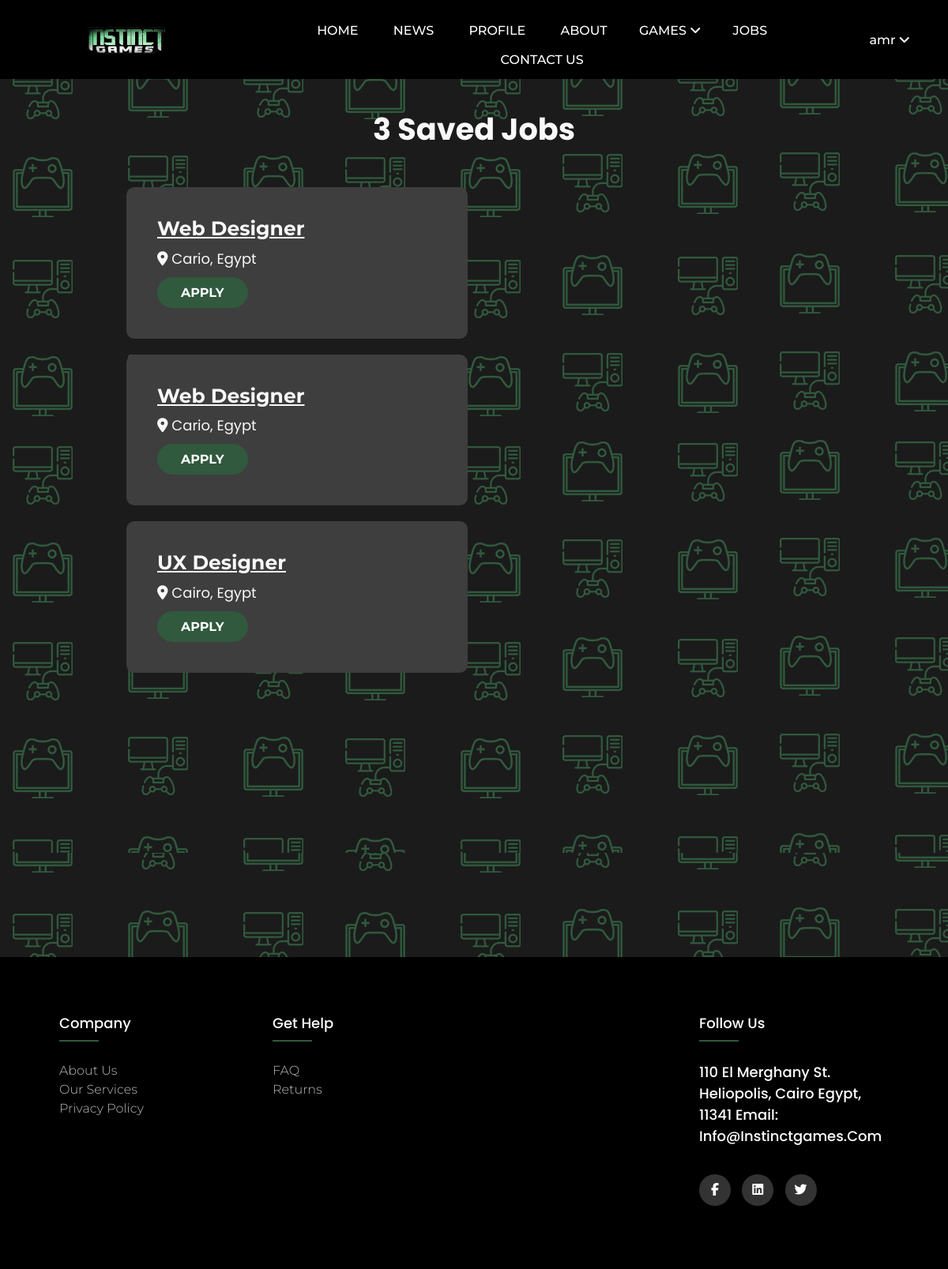
The app's page /SavedJobs.php (signed in) with its own data.
### tables this page shows
CREATE TABLE `users` (
  `id` int(11) UNSIGNED NOT NULL,
  `user_name` text NOT NULL,
  `name` text NOT NULL,
  `email` text NOT NULL,
  `password` text NOT NULL,
  `phone` text NOT NULL,
  `image` text NOT NULL,
  `type` int(11) NOT NULL
);

CREATE TABLE `saved_jobs` (
  `id` int(11) UNSIGNED NOT NULL,
  `user_id` int(11) UNSIGNED NOT NULL,
  `role_id` int(11) UNSIGNED NOT NULL
);

CREATE TABLE `roles` (
  `id` int(11) UNSIGNED NOT NULL,
  `job` varchar(128) NOT NULL,
  `location` varchar(128) NOT NULL
);

### SavedJobs.php (the view, shortened to what this page needs)
<?php
$servername = "localhost";
$username = "root";
$password = "";
$dbname = "instinct_games";
$conn = mysqli_connect($servername,$username,$password,$dbname);
$user_id = $_SESSION['user_id'];
$count = "SELECT count(id) AS cnt FROM saved_jobs WHERE user_id='$user_id'";
$rowCount = mysqli_query($conn,$count);
$Countt = mysqli_fetch_assoc($rowCount);
$sqll = "SELECT * FROM saved_jobs WHERE user_id='$user_id'";
$resultt = mysqli_query($conn,$sqll);
?>
<!DOCTYPE html>
<html lang="en">
<head>
    <link rel="stylesheet" href="layouts/css/style.css">
</head>
<body style="background-image: url('layouts/img/BG.png');">
<?php
include("includes/nav.php");
    ?>
<h3 style="font-weight: bold; color: #F9F9F9; font-size:38.25px;text-align: center; margin:35px; ">
    <span><?php echo $Countt['cnt']; ?> Saved Jobs</span>
</h3>
<div class="jcontainer">
    <div class="jrow">
        <?php
        while($row = mysqli_fetch_assoc($resultt)) {
            $role_id = $row['role_id'];
            $sqlll = "SELECT * FROM roles WHERE id='$role_id' LIMIT 1";
            $resulttt = mysqli_query($conn,$sqlll);
            $job = $resulttt->fetch_assoc();
        ?>
        <div class="jcards">
            <h3><a href="jobDescr.php"><?php echo $job['job']; ?></a></h3>
            <p> <i class="fas fa-map-marker-alt"></i> <?php echo $job['location']; ?></p>
            <a href="jobApply.php?id=<?php echo $row['id']; ?>&user=<?php echo $user_id; ?>"><button class="jbutton">APPLY</button></a>
        </div>
        <?php
        }
        ?>
    </div>
</div>
<div style="height: 300px;"></div>
<?php include("includes/footer.php");
    ?>
</body>
</html>

### includes/nav.php (shortened to what this page needs)
<head>
   <?php
   $servername = "localhost";
   $username = "root";
   $password = "";
   $dbname = "instinct_games";
   $conn = mysqli_connect($servername,$username,$password,$dbname);
      if(!empty($_SESSION['user_id']))
      {
         $user_id = $_SESSION['user_id'];
         $sql = "SELECT * FROM users WHERE id = '$user_id'";
         $result = mysqli_query($conn, $sql);
         $user = mysqli_fetch_assoc($result);
      }
    ?>
</head>
    <header>
        <div class="logo">
        <a href="index.php">
            <img class="" src="images/Bakaar.png" alt="logo">
            </a>
        </div>
        <nav>
            <ul class="nav_links">
                <li><a href="index.php">HOME</a></li>
                <li><a href="news1.php">NEWS</a></li>
                <?php
                  if(!empty($_SESSION['user_id'])) {
                     $userID = $_SESSION['user_id'];
                     print '
                     <li><a href="MyProfile.php?id='.$userID.'">PROFILE</a></li>
                     ';
                  }
                ?>
                <li><a href="Aboutus.php">ABOUT</a></li>
                <div class="dropdown-menu">
               <button class="menu-btn">GAMES <i class="fas fa-angle-down"></i></button>
</div>
                <li><a href="Jobs.php">JOBS</a></li>
                <li><a href="Contact Us.php">CONTACT US</a></li>
            </ul>
        </nav>
        <?php
         if(empty($_SESSION['user_id'])) {
            print '
            <a href="signin.php"><input type="submit" class="button" value="Log in" name="submit"></a>
            <a href="signup.php"><input type="submit" class="Register-button" value="Register" name="submit"></a>
            ';
         } else {
            $userName = $user['name'];
            echo "
            <div class='dropdown-menu' style='margin: 0 auto'>
            <button class='menu-btn'>".$userName."<i class='fas fa-angle-down'></i></button>
            <div class='menu-content'>
               <a class='links-hidden' styel='color:white' href='SavedJobs.php'>Saved Jobs</a>
               <a class='links-hidden' styel='color:white' href='index.php?signout='>Log Out</a>
            </div>
            </div>
            ";
         }
        ?>
    </header>
    </html>

### layouts/css/style.css (style rules this page uses)
* { margin: 0; padding: 0; box-sizing: border-box; }
body { background-color: #1b1b1b; color: white; box-sizing: border-box; }
li,a,button { font-family: "Montserrat",sans-serif; font-weight: 500; font-size: 16px; color: white; text-decoration: none; }
header { display: flex; justify-content: space-between; align-items: center; padding: 30px 10px; height: 100px; background-color: black; }
.logo { cursor:pointer; width: 300px; height: 100%; text-align: center; }
.logo img { width: 100px; height: 100%; }
nav { width:60%; margin: 0 auto; text-align: center; }
.nav_links { list-style: none; }
.nav_links li { display: inline-block; padding: 0px 20px; }
.nav_links li a { transition: all 0.3s ease 0s; }
.jcontainer { width:75%; margin-left: auto; margin-right: auto; }
.jrow { display:flex; flex-wrap: wrap; justify-content: space-between; width:100%; }
.jcards { background-color:#3e3e3e; border-radius:10px; border:none; width: 48%; margin: 10px; padding: 34px; }
.jcards h3 a { font-weight: bold; font-size:25px; margin:5px; text-decoration: underline; color: #F9F9F9; }
.jcards p { margin: 5px; font-size:18px; color: #F9F9F9; }
.jcards .jbutton { padding:10px 30px; border-radius: 30px; margin: 5px; border:none; color:white; font-weight: bold; background-color: #30593D; }

### includes/nav.php (style rules this page uses)
.menu-btn { background-color: #000; color: white; padding: 16px; font-family: "Montserrat",sans-serif;; border: none; }
.dropdown-menu { position: relative; display: inline-block; }

### includes/footer.php (style rules this page uses)
* { margin: 0; padding: 0; box-sizing: border-box; }
body { line-height: 1.5; font-family: 'Poppins', sans-serif; }

### records on screen
users: name "amr"
saved_jobs: role.job "Web Designer", role.location "Cario, Egypt"
saved_jobs: role.job "Web Designer", role.location "Cario, Egypt"
saved_jobs: role.job "UX Designer", role.location "Cairo, Egypt"

### other values on screen
$Countt['cnt'] "3"
